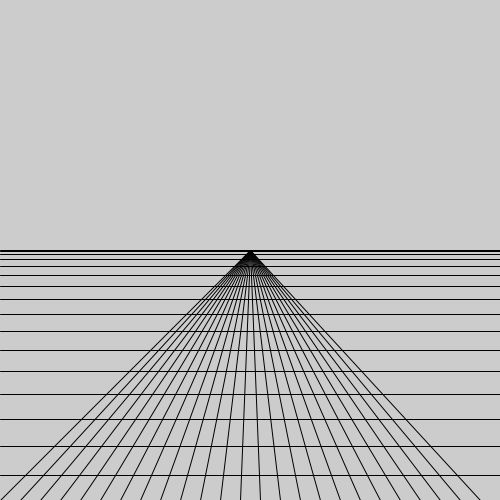
Frame 1 (no input)
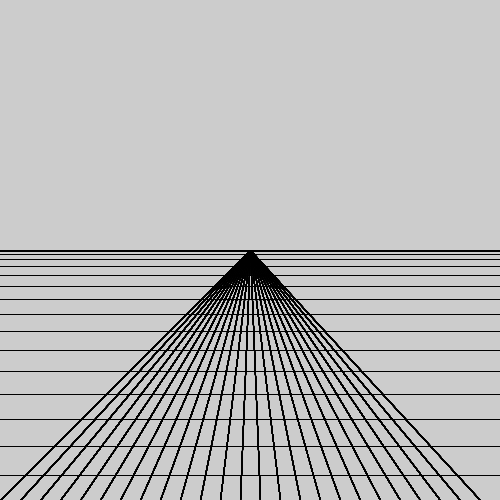
Frame 60 (the mouse pressed at the canvas centre just before this capture)
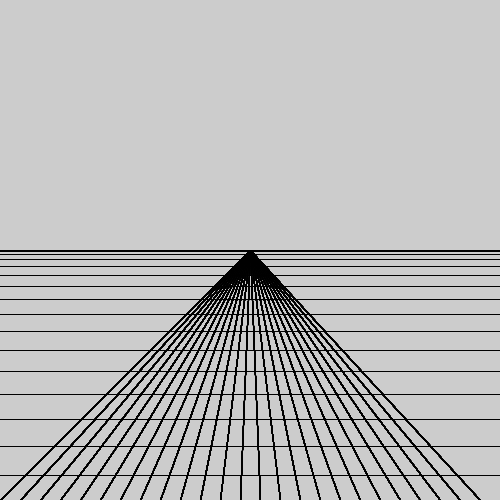
Frame 120 (the mouse held since frame 60 and released just before this capture)

The Processing sketch that drew these frames (run headless with seeded random() and noise(); from frame 60 on, the mouse is pressed at the canvas centre):

// Processing sketch: sketch_160920c
// ── sketch_160920c.pde
void setup ()
{
    size(500, 500);
}

float x;
void draw ()
{
 /*  background(0);
  int i=0;
     stroke (0,255,255);
   while( i <height/2)
   {
       line (0 , i , width,i);
       i+=10;
   }
   i = 0;
   while( i <height/2)
   {
       line (250,250, width,i); (...) // line(x, y, x, y)
       i+=10;
   }
   i=0;
    while( i <height/2)
   {
       line (0 , i , 250,250);
       i+=10;
   }
  */
  for ( int x = 0; x <width; x+=20)
  { 
    line (x, height, width/2, height/2);
  }
   int y = height /2;
   int gap=1;
   while (y < height)
   {
      line (0, y, width, y);
      y+= gap;
      gap+=2;
   }
}
